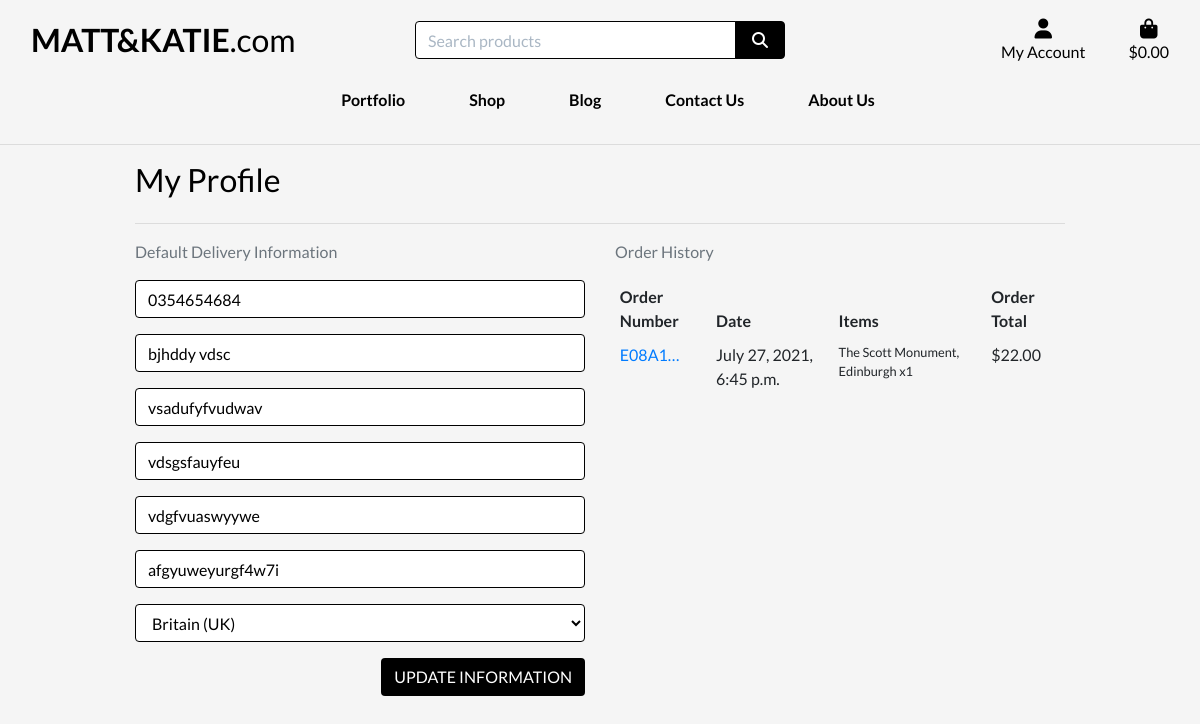
The page /profiles/ (signed in) on the database as committed earlier.
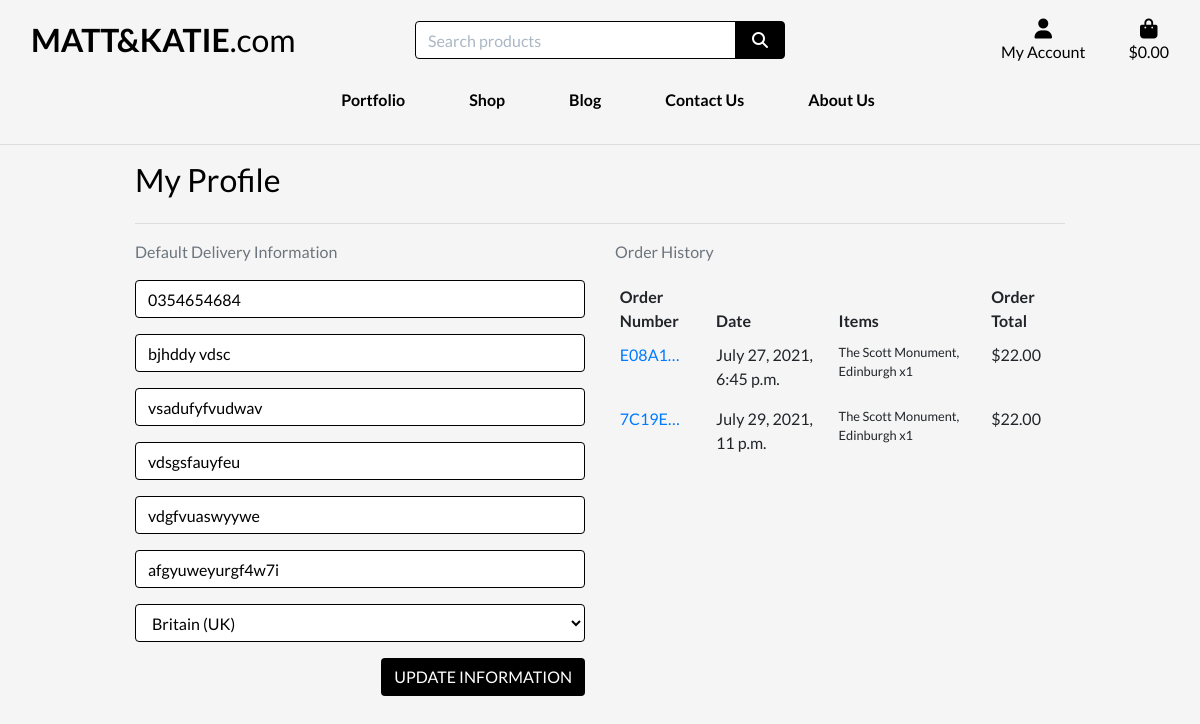
The same page on the database as committed later.
### profiles/models.py (models this page shows, shortened)
class UserProfile(models.Model):
    user = models.OneToOneField(User, on_delete=models.CASCADE)
    default_phone_number = models.CharField(max_length=20, null=True, blank=True)
    default_street_address1 = models.CharField(max_length=80, null=True, blank=True)
    default_street_address2 = models.CharField(max_length=80, null=True, blank=True)
    default_town_or_city = models.CharField(max_length=40, null=True, blank=True)
    default_county = models.CharField(max_length=80, null=True, blank=True)
    default_postcode = models.CharField(max_length=20, null=True, blank=True)
    default_country = CountryField(blank_label='Country', null=True, blank=True)

### checkout/models.py (models this page shows, shortened)
class Order(models.Model):
    order_number = models.CharField(max_length=32, null=False, editable=False)
    user_profile = models.ForeignKey(UserProfile, on_delete=models.SET_NULL,
                                     null=True, blank=True,
                                     related_name='orders')
    full_name = models.CharField(max_length=50, null=False, blank=False)
    email = models.EmailField(max_length=254, null=False, blank=False)
    phone_number = models.CharField(max_length=20, null=False, blank=False)
    country = CountryField(blank_label='Country *', null=False, blank=False)
    postcode = models.CharField(max_length=20, null=True, blank=True)
    town_or_city = models.CharField(max_length=40, null=False, blank=False)
    street_address1 = models.CharField(max_length=80, null=False, blank=False)
    street_address2 = models.CharField(max_length=80, null=True, blank=True)
    county = models.CharField(max_length=80, null=True, blank=True)
    date = models.DateTimeField(auto_now_add=True)
    delivery_cost = models.DecimalField(max_digits=6, decimal_places=2,
                                        null=False, default=0)
    order_total = models.DecimalField(max_digits=10, decimal_places=2,
                                      null=False, default=0)
    grand_total = models.DecimalField(max_digits=10, decimal_places=2,
                                      null=False, default=0)
    original_bag = models.TextField(null=False, blank=False, default='')
    stripe_pid = models.CharField(max_length=254, null=False,
                                  blank=False, default='')

class OrderLineItem(models.Model):
    order = models.ForeignKey(Order, null=False, blank=False,
                              on_delete=models.CASCADE,
                              related_name='lineitems')
    product = models.ForeignKey(Product, null=False,
                                blank=False, on_delete=models.CASCADE)
    product_size = models.CharField(max_length=2, null=True, blank=True)
    quantity = models.IntegerField(null=False, blank=False, default=0)
    lineitem_total = models.DecimalField(max_digits=6, decimal_places=2,
                                         null=False, blank=False,
                                         editable=False)

### products/models.py (models this page shows, shortened)
class Product(models.Model):
    category = models.ForeignKey('Category', null=True, blank=True,
                                 on_delete=models.SET_NULL)
    sku = models.CharField(max_length=254, null=True, blank=True)
    name = models.CharField(max_length=254)
    description = models.TextField()
    print_sizes = models.BooleanField(default=False, null=True, blank=True)
    price = models.DecimalField(max_digits=6, decimal_places=2)
    rating = models.DecimalField(max_digits=6, decimal_places=2,
                                 null=True, blank=True)
    image_url = models.URLField(max_length=1024, null=True, blank=True)
    image = models.ImageField(null=True, blank=True)

### profiles/views.py (the view)
# urls.py: path('', views.profile, name='profile'),
@login_required
def profile(request):
    profile = get_object_or_404(UserProfile, user=request.user)
    if request.method == 'POST':
        form = UserProfileForm(request.POST, instance=profile)
        if form.is_valid():
            form.save()
            messages.success(request, 'Profile updated successfully')
        else:
            messages.error(request,
                           'Update failed. Please ensure the form is valid.'
                           )
    else:
        form = UserProfileForm(instance=profile)
    orders = profile.orders.all()
    template = 'profiles/profile.html'
    context = {
        'form': form,
        'orders': orders,
        'on_profile_page': True
    }
    return render(request, template, context)

### profiles/forms.py
class UserProfileForm(forms.ModelForm):
    class Meta:
        model = UserProfile
        exclude = ('user',)
    def __init__(self, *args, **kwargs):
        super().__init__(*args, **kwargs)
        placeholders = {
            'default_phone_number': 'Phone Number',
            'default_postcode': 'Postal Code',
            'default_town_or_city': 'Town or City',
            'default_street_address1': 'Street Address 1',
            'default_street_address2': 'Street Address 2',
            'default_county': 'County, State or Locality',
        }
        self.fields['default_phone_number'].widget.attrs['autofocus'] = True
        for field in self.fields:
            if field != 'default_country':
                if self.fields[field].required:
                    placeholder = f'{placeholders[field]} *'
                else:
                    placeholder = placeholders[field]
                self.fields[field].widget.attrs['placeholder'] = placeholder
            self.fields[field].widget.attrs['class'] = (
                                                        'border-black rounded-4 profile-form-input'
            )
            self.fields[field].label = False

### bag/contexts.py (called while the page is built, shortened)
def bag_contents(request):
    bag_items = []
    total = 0
    product_count = 0
    bag = request.session.get('bag', {})
    if total < settings.FREE_DELIVERY_THRESHOLD:
        delivery = total * Decimal(settings.STANDARD_DELIVERY_PERCENTAGE / 100)
        free_delivery_delta = settings.FREE_DELIVERY_THRESHOLD - total
    else:
        delivery = 0
        free_delivery_delta = 0
    grand_total = delivery + total
    context = {
        'bag_items': bag_items,
        'total': total,
        'product_count': product_count,
        'delivery': delivery,
        'free_delivery_delta': free_delivery_delta,
        'free_delivery_threshold': settings.FREE_DELIVERY_THRESHOLD,
        'grand_total': grand_total,
    }
    return context

### profiles/templates/profiles/profile.html (shortened to what this page needs)
{% extends "base.html" %}
{% load static %}
{% block extra_css %}
    <link rel="stylesheet" href="{% static 'profiles/css/profile.css' %}">
{% endblock %}
{% block content %}
<hr>
    <div class="container">
        <div class="row">
            <div class="col">
                <h2 class="mb-4">My Profile</h2>
                <hr>
            </div>
        </div>
        <div class="row">
            <div class="col-12 col-lg-6">
                <p class="text-muted">Default Delivery Information</p>
                <form class="mt-3" action="{% url 'profile' %}" method="POST" id="profile-update-form">
                    {{ form|crispy }}
                    <button class="btn btn-black rounded-4 text-uppercase float-right">Update Information</button>
                </form>
            </div>
            <div class="col-12 col-lg-6">
                <p class="text-muted">Order History</p>
                <div class="order-history table-responsive">
                    <table class="table table-sm table-borderless">
                        <thead>
                            <tr>
                                <th>Order Number</th>
                                <th>Date</th>
                                <th>Items</th>
                                <th>Order Total</th>
                            </tr>
                        </thead>
                        <tbody>
                            {% for order in orders %}
                                <tr>
                                    <td>
                                        <a href="{% url 'order_history' order.order_number %}"
                                        title="{{ order.order_number }}">
                                            {{ order.order_number|truncatechars:6 }}
                                        </a>
                                    </td>
                                    <td>{{ order.date }}</td>
                                    <td>
                                        <ul class="list-unstyled">
                                            {% for item in order.lineitems.all %}
                                                <li class="small">
                                                    {{ item.product.name }} x{{ item.quantity }}
                                                </li>
                                            {% endfor %}
                                        </ul>
                                    </td>
                                    <td>${{ order.grand_total }}</td>
                                </tr>
                            {% endfor %}
                        </tbody>
                    </table>
                </div>
            </div>
        </div>
    </div>
{% endblock %}

### templates/base.html (shortened to what this page needs)
{% load static %}
<!doctype html>
<html lang="en">
<head>
    {% block corecss %}
    <link rel="stylesheet" href="https://stackpath.bootstrapcdn.com/bootstrap/4.4.1/css/bootstrap.min.css"
>
    <link rel="stylesheet" href="{% static 'css/base.css' %}">
    {% endblock %}
    {% block extra_css %}
    {% endblock %}
</head>
<body>
    <header class="container-fluid">
        <div id="topnav" class="row pt-lg-2 d-none d-lg-flex">
            <div class="col-12 col-lg-4 my-auto py-1 py-lg-0 text-center text-lg-left">
                <a href="{% url 'home' %}" class="nav-link main-logo-link">
                    <h2 class="main-text my-0"><strong>MATT&KATIE</strong>.com</h2>
                </a>
            </div>
            <div class="col-12 col-lg-4 my-auto py-1 py-lg-0">
                <form method="GET" action="{% url 'products' %}">
                    <div class="input-group w-100">
                        <input class="form-control border border-black rounded-4" type="text" name="q"
                            placeholder="Search products">
                        <div class="input-group-append">
                            <button class="form-control btn btn-black border border-black rounded-4" type="submit">
                                <span class="icon">
                                    <i class="fas fa-search"></i>
                                </span>
                            </button>
                        </div>
                    </div>
                </form>
            </div>
            <div class="col-12 col-lg-4 my-auto py-1 py-lg-0">
                <ul class="list-inline list-unstyled text-center text-lg-right my-0">
                    <li class="list-inline-item dropdown">
                        <a class="main-text nav-link" href="#" id="user-options-base" data-toggle="dropdown"
                            aria-haspopup="true" aria-expanded="false">
                            <div class="text-center">
                                <div><i class="fas fa-user fa-lg"></i></div>
                                <p class="my-0">My Account</p>
                            </div>
                        </a>
                    </li>
                    <li class="list-inline-item">
                        <a class="{% if grand_total %}text-info font-weight-bold{% else %}main-text{% endif %} main-text nav-link"
                            href="{% url 'view_bag' %}">
                            <div class="text-center">
                                <div><i class="fas fa-shopping-bag fa-lg"></i></div>
                                <p class="my-0">
                                    {% if grand_total %}
                                    ${{ grand_total|floatformat:2 }}
                                    {% else %}
                                    $0.00
                                    {% endif %}
                                </p>
                            </div>
                        </a>
                    </li>
                </ul>
            </div>
        </div>
        <div class="row-bg-black">
            <nav class="navbar navbar-expand-lg navbar-light w-100">
                {% include 'includes/main-nav.html' %}
            </nav>
        </div>
    </header>
    {% block content %}
    {% endblock %}
</body>
</html>

### templates/includes/main-nav.html (shortened to what this page needs)
<div class="collapse navbar-collapse" id="main-nav">
    <ul class="navbar-nav w-auto mx-auto">
        <li class="nav-item dropdown">
            <a class="font-weight-bold nav-link text-black mr-5" href="{% url 'gallery' %}" id="portfolio-link"
                data-toggle="dropdown" aria-haspopup="true" aria-expanded="false">
                Portfolio
            </a>
        </li>
        <li class="nav-item dropdown">
            <a class="main-text font-weight-bold nav-link text-black mr-5" href="#" id="products-link"
                data-toggle="dropdown" aria-haspopup="true" aria-expanded="false">
                Shop
            </a>
        </li>
        <li class="nav-item dropdown">
            <a class="main-text font-weight-bold nav-link text-black mr-5" href="#" id="blog-link"
                data-toggle="dropdown" aria-haspopup="true" aria-expanded="false">
                Blog
            </a>
        </li>
        <li class="nav-item">
            <a class="main-text font-weight-bold nav-link text-black mr-5" href="{% url 'contact' %}"
                id="contact-us-link">
                Contact Us
            </a>
        </li>
        <li class="nav-item">
            <a class="main-text font-weight-bold nav-link text-black" href="{% url 'about_us' %}" id="about-us-link">
                About Us
            </a>
        </li>
    </ul>
</div>

### static/css/base.css (style rules this page uses)
html { height: 100%; }
body { height: calc(100vh - 164px); color: black; background-color: whitesmoke; font-family: 'Lato'; }
.main-text { color: black; font-family: 'Lato'; }
.icon { align-items: center; display: inline-flex; justify-content: center; height: 1.5rem; width: 1.5rem; }
.main-logo-link { width: fit-content; }
.btn-black { background: black; color: white; }
.text-black { color: #000 !important; }
.border-black { border: 1px solid black !important; }
input[name='q']::placeholder { color: #aab7c4; }
@media (min-width: 1200px) { .container { max-width: 80%; } }

### profiles/static/profiles/css/profile.css (style rules this page uses)
.order-history { max-height: 416px; overflow-y: auto; }
#profile-update-form .form-control { color: #000; }
#profile-update-form input::placeholder { color: #aab7c4; }
#id_default_country, #id_default_country option:not(:first-child) { color: #000; }

Rows that differ between the two databases and show on the page:
added Order: order_number "7C19E…", date "July 29, 2021, 11 p.m.", grand_total "22.00"
added OrderLineItem: product.name "The Scott Monument, Edinburgh", quantity "1", shown under "7C19E…"
